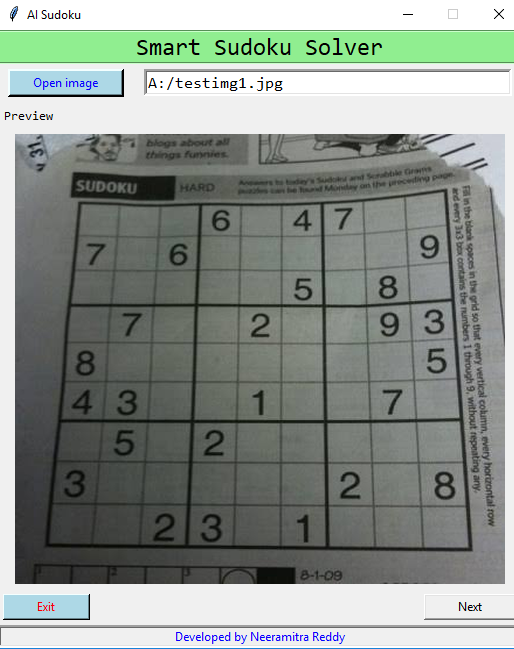
#> input picture s2.jpg, 514 x 649 px
$ python -i image_prcoesses.py   (imports and definitions only)
#> lines starting #> are read from the running program, lines starting #| are printed output that depends on the picture; after the words box and inside, x2 and y2 are one past the last pixel; in counts of white or black regions, pixels touching at a corner belong together
"""
This file asks the user for file name of th sudoku, pre-porcesses it,
finds the corners, crops the sudoku board
and returns the array of the cells of the sudoku
"""

import cv2
import numpy as np


# [4 lines left out: function display_image, not called in this run]


# we will blur the image using gaussian blur in order to reduxce the blur in adavaptive thresholding
# cv2.ADAPTIVE_THRESH_GAUSSIAN_C : threshold value is the weighted sum of neighbourhood values where weights are a
# gaussian window.
def processing(img, skip_dilate=False):
    img = cv2.cvtColor(img, cv2.COLOR_BGR2GRAY)
    # Note that kernel sizes must be positive and odd and the kernel must be square.
    process = cv2.GaussianBlur(img.copy(), (9, 9), 0)

    # cv2.adaptiveThreshold(src, maxValue, adaptiveMethod, thresholdType, blockSize, constant(c)) blockSize – Size of
    # a pixel neighborhood that is used to calculate a threshold value for the pixel: 3, 5, 7, and so on. C –
    # Constant subtracted from the mean or weighted mean (see the details below). Normally, it is positive but may be
    # zero or negative as well.
    process = cv2.adaptiveThreshold(process, 255, cv2.ADAPTIVE_THRESH_GAUSSIAN_C, cv2.THRESH_BINARY, 11, 2)

    # we need grid edges so we need to invert colors
    process = cv2.bitwise_not(process, process)

    if not skip_dilate:
        # This is only used for sudoku processing and not for cell processing
        # np.uint8 will wrap.
        # For example, 235+30 = 9.
        kernel = np.array([[0., 1., 0.], [1., 1., 1.], [0., 1., 0.]], np.uint8)
        process = cv2.dilate(process, kernel)

    return process


def find_corners(img):
    # findContours: boundaries of shapes having same intensity
    # CHAIN_APPROX_SIMPLE - stores only minimal information of points to describe contour
    # -> RETR_EXTERNAL: gives "outer" contours, so if you have (say) one contour enclosing another (like concentric circles), only the outermost is given.
    # cv2.ContourArea(): Finds area of outermost polygon(largest feature) in img.
    ext_contours = cv2.findContours(img, cv2.RETR_EXTERNAL, cv2.CHAIN_APPROX_SIMPLE)
    ext_contours = ext_contours[0] if len(ext_contours) == 2 else ext_contours[1]
    ext_contours = sorted(ext_contours, key=cv2.contourArea, reverse=True)

    # loop runs only once
    for c in ext_contours:
        peri = cv2.arcLength(c, True)
        # cv2.approxPolyDP(curve, epsilon, closed[, approxCurve])
        # Curve-> hers is the largest contour
        # epsilon -> Parameter specifying the approximation accuracy. This is the maximum distance between the original curve and its approximation.
        # closed – If true, the approximated curve is closed. Otherwise, it is not closed.
        # approxPolyDP returns the approximate curve in the same type as the input curve
        approx = cv2.approxPolyDP(c, 0.015 * peri, True)
        if len(approx) == 4:
            # Here we are looking for the largest 4 sided contour
            return approx

    # Ramer Doughlas Peucker algorithm:
    # bottom_right, _ = max(enumerate([pt[0][0] + pt[0][1] for pt in
    #                                  ext_contours[0]]), key=operator.itemgetter(1))
    # top_left, _ = min(enumerate([pt[0][0] + pt[0][1] for pt in
    #                             ext_contours[0]]), key=operator.itemgetter(1))
    # bottom_left, _ = min(enumerate([pt[0][0] - pt[0][1] for pt in
    #                                 ext_contours[0]]), key=operator.itemgetter(1))
    # top_right, _ = max(enumerate([pt[0][0] - pt[0][1] for pt in
    #                               ext_contours[0]]), key=operator.itemgetter(1))


def order_corner_points(corners):
    # Corners[0],... stores in format [[x y]]
    # Separate corners into individual points
    # Index 0 - top-right
    #       1 - top-left
    #       2 - bottom-left
    #       3 - bottom-right
    corners = [(corner[0][0], corner[0][1]) for corner in corners]
    top_r, top_l, bottom_l, bottom_r = corners[0], corners[1], corners[2], corners[3]
    return top_l, top_r, bottom_r, bottom_l


# Crop the image
def perspective_transform(image, corners):
    # Order points in clockwise order
    ordered_corners = order_corner_points(corners)
    top_l, top_r, bottom_r, bottom_l = ordered_corners

    # Determine width of new image which is the max distance between
    # (bottom right and bottom left) or (top right and top left) x-coordinates
    width_A = np.sqrt(((bottom_r[0] - bottom_l[0]) ** 2) + ((bottom_r[1] - bottom_l[1]) ** 2))
    width_B = np.sqrt(((top_r[0] - top_l[0]) ** 2) + ((top_r[1] - top_l[1]) ** 2))
    width = max(int(width_A), int(width_B))

    # Determine height of new image which is the max distance between
    # (top right and bottom right) or (top left and bottom left) y-coordinates
    height_A = np.sqrt(((top_r[0] - bottom_r[0]) ** 2) + ((top_r[1] - bottom_r[1]) ** 2))
    height_B = np.sqrt(((top_l[0] - bottom_l[0]) ** 2) + ((top_l[1] - bottom_l[1]) ** 2))
    height = max(int(height_A), int(height_B))

    # Construct new points to obtain top-down view of image in
    # top_r, top_l, bottom_l, bottom_r order
    dimensions = np.array([[0, 0], [width - 1, 0], [width - 1, height - 1],
                           [0, height - 1]], dtype="float32")

    # Convert to Numpy format
    ordered_corners = np.array(ordered_corners, dtype="float32")

    # calculate the perspective transform matrix and warp
    # the perspective to grab the screen
    grid = cv2.getPerspectiveTransform(ordered_corners, dimensions)

    # Return the transformed image
    return cv2.warpPerspective(image, grid, (width, height))


def create_image_grid(img):
    grid = np.copy(img)
    # not all sudoku out there have same width and height in the small squares so we need to consider differnt heights and width
    edge_h = np.shape(grid)[0]
    edge_w = np.shape(grid)[1]
    celledge_h = edge_h // 9
    celledge_w = np.shape(grid)[1] // 9

    grid = cv2.cvtColor(grid, cv2.COLOR_BGR2GRAY)

    # Adaptive thresholding the cropped grid and inverting it
    grid = cv2.bitwise_not(grid, grid)


    tempgrid = []
    for i in range(celledge_h, edge_h + 1, celledge_h):
        for j in range(celledge_w, edge_w + 1, celledge_w):
            rows = grid[i - celledge_h:i]
            tempgrid.append([rows[k][j - celledge_w:j] for k in range(len(rows))])

    # Creating the 9X9 grid of images
    finalgrid = []
    for i in range(0, len(tempgrid) - 8, 9):
        finalgrid.append(tempgrid[i:i + 9])

    # Converting all the cell images to np.array
    for i in range(9):
        for j in range(9):
            finalgrid[i][j] = np.array(finalgrid[i][j])

    try:
        for i in range(9):
            for j in range(9):
                np.os.remove("BoardCells1/cell" + str(i) + str(j) + ".jpg")
    except:
        pass
    for i in range(9):
        for j in range(9):
            cv2.imwrite(str("BoardCells1/cell" + str(i) + str(j) + ".jpg"), finalgrid[i][j])

    return finalgrid


# [33 lines left out: function scale_and_centre, not called in this run]


def extract(st):
    # print("Enter image name: ")
    # image_url = input()
#> called with st = 's2.jpg'
    print(st)
    img = cv2.imread(st)
#> img is the input picture: shape (649, 514, 3); mean B, G, R 140.6, 147, 139.6
    processed_sudoku = processing(img)
#> in processing, `img = cv2.cvtColor(img, cv2.COLOR_BGR2GRAY)`:
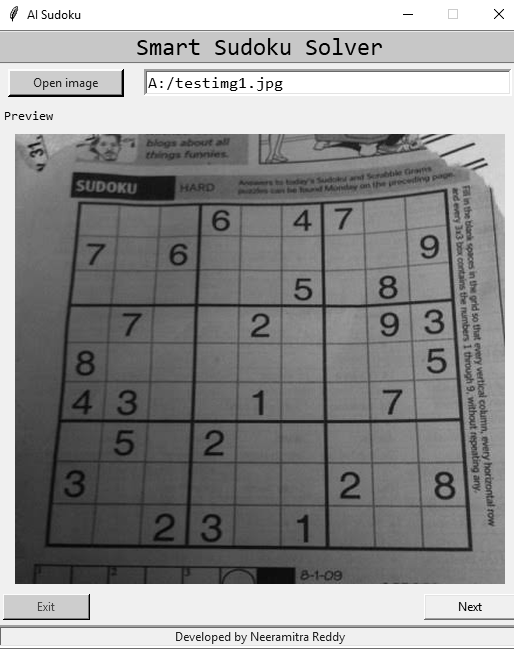
#> img: shape (649, 514); min 0, max 255, mean 144
#> in processing, `process = cv2.adaptiveThreshold(process, 255, cv2.ADAPTIVE_THRESH_GAUS..`:
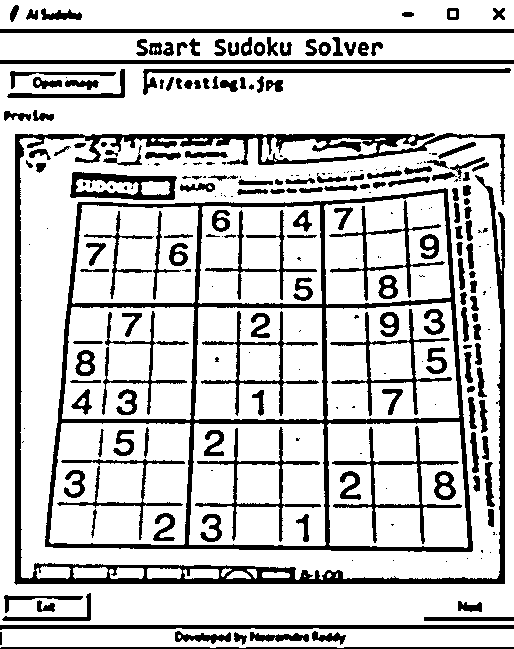
#> process: shape (649, 514); 79% white; 260 black regions (91 under 20 px), largest, box (x1, y1, x2, y2) and area: (14, 133, 505, 585) 14205, (45, 188, 473, 552) 12806, (0, 29, 514, 33) 2056
#> in processing, `process = cv2.dilate(process, kernel)`:
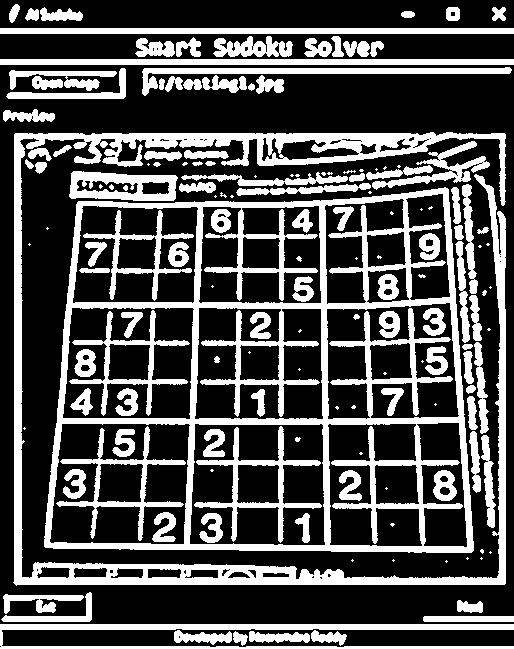
#> process: shape (649, 514); 31.2% white; 154 white regions (48 under 20 px)
    sudoku = find_corners(processed_sudoku)
#> in find_corners, `ext_contours = cv2.findContours(img, cv2.RETR_EXTERNAL, cv2.CHAIN_APPR..`: ext_contours = 97 contours, 32 with area under 20; largest, box (x1, y1, x2, y2) and area: (44, 187, 474, 553) 140402, (13, 132, 506, 586) 21018, (0, 624, 514, 649) 3585, (69, 171, 178, 201) 2627, (0, 59, 514, 65) 2565
#> the loop in find_corners, `for c in ext_contours:` made 1 pass
#> (peri, approx) on pass 1: (1554.3, [[448, 189], [78, 201], [44, 546], [471, 552]])
#> sudoku = [[448, 189], [78, 201], [44, 546], [471, 552]]
    transformed = perspective_transform(img, sudoku)
#> in order_corner_points, `corners = [(corner[0][0], corner[0][1]) for corner in corners]`: corners = [(448, 189), (78, 201), (44, 546), (471, 552)]
#> in order_corner_points, `top_r, top_l, bottom_l, bottom_r = corners[0], corners[1], corners[2],..`: top_r = (448, 189); top_l = (78, 201); bottom_l = (44, 546); bottom_r = (471, 552)
#> in perspective_transform, `ordered_corners = order_corner_points(corners)`: ordered_corners = ((78, 201), (448, 189), (471, 552), (44, 546))
#> in perspective_transform, `top_l, top_r, bottom_r, bottom_l = ordered_corners`: top_l = (78, 201); top_r = (448, 189); bottom_r = (471, 552); bottom_l = (44, 546)
#> in perspective_transform, `width_A = np.sqrt(((bottom_r[0] - bottom_l[0]) ** 2) + ((bottom_r[1] -..`: width_A = 427
#> in perspective_transform, `width_B = np.sqrt(((top_r[0] - top_l[0]) ** 2) + ((top_r[1] - top_l[1]..`: width_B = 370.2
#> in perspective_transform, `width = max(int(width_A), int(width_B))`: width = 427
#> in perspective_transform, `height_A = np.sqrt(((top_r[0] - bottom_r[0]) ** 2) + ((top_r[1] - bott..`: height_A = 363.7
#> in perspective_transform, `height_B = np.sqrt(((top_l[0] - bottom_l[0]) ** 2) + ((top_l[1] - bott..`: height_B = 346.7
#> in perspective_transform, `height = max(int(height_A), int(height_B))`: height = 363
#> in perspective_transform, `dimensions = np.array([[0, 0], [width - 1, 0], [width - 1, height - 1]..`: dimensions = [[0, 0], [426, 0], [426, 362], [0, 362]]
#> in perspective_transform, `ordered_corners = np.array(ordered_corners, dtype="float32")`: ordered_corners = [[78, 201], [448, 189], [471, 552], [44, 546]]
#> in perspective_transform, `grid = cv2.getPerspectiveTransform(ordered_corners, dimensions)`: grid = [[1.35, 0.133, -132.1], [0.0438, 1.35, -274.6], [0.000166, 0.000503, 1]]
#> in perspective_transform, `return cv2.warpPerspective(image, grid, (width, height))`:
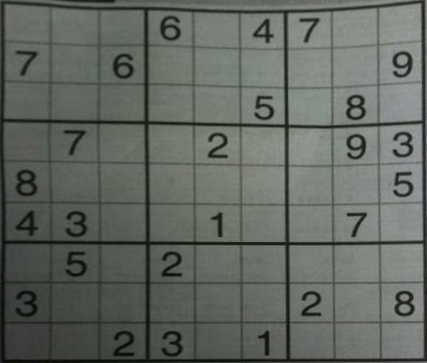
#> returned value: shape (363, 427, 3); mean of channels 0, 1, 2 97.5, 103, 98.5; drawn as B, G, R
    cropped = 'cropped_img.png'
    cv2.imwrite(cropped, transformed)
    transformed = cv2.resize(transformed, (450, 450))
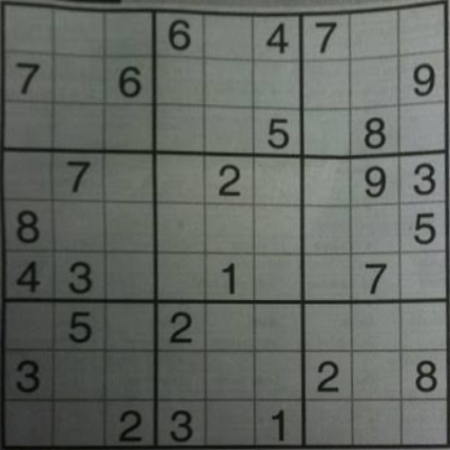
#> transformed: shape (450, 450, 3); mean B, G, R 97.4, 102.9, 98.4
    sudoku = create_image_grid(transformed)
#> in create_image_grid, `grid = cv2.bitwise_not(grid, grid)`:
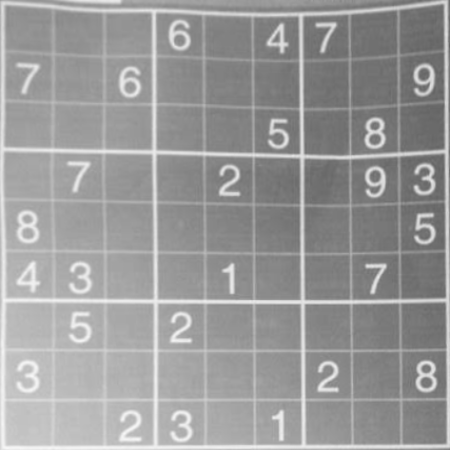
#> grid: shape (450, 450); min 100, max 246, mean 154
#> after the loop in create_image_grid, `for i in range(celledge_h, edge_h + 1, celledge_h):`: tempgrid = 81 items
#> the loop in create_image_grid, `for i in range(0, len(tempgrid) - 8, 9):` made 9 passes
#> i on passes 2 to 9: 9, 18, 27, 36, 45, 54, 63, 72
#> after the loop in create_image_grid, `for i in range(0, len(tempgrid) - 8, 9):`: finalgrid = 9 items
#> the loop in create_image_grid, `for i in range(9):` made 1 pass
#> pass 1, in create_image_grid, `cv2.imwrite(str("BoardCells1/cell" + str(i) + str(j) + ".jpg"), finalg..`:
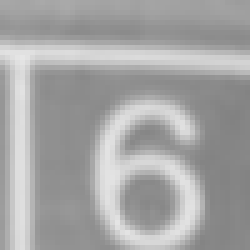
#> saved as cell03.jpg: shape (50, 50) (shown 5 times larger); min 130, max 230, mean 165.2
#> sudoku = 9 items
    return sudoku


# if __name__ == '__main__':
#     extract()

>>> result = extract('s2.jpg')
#> result = 9 items
